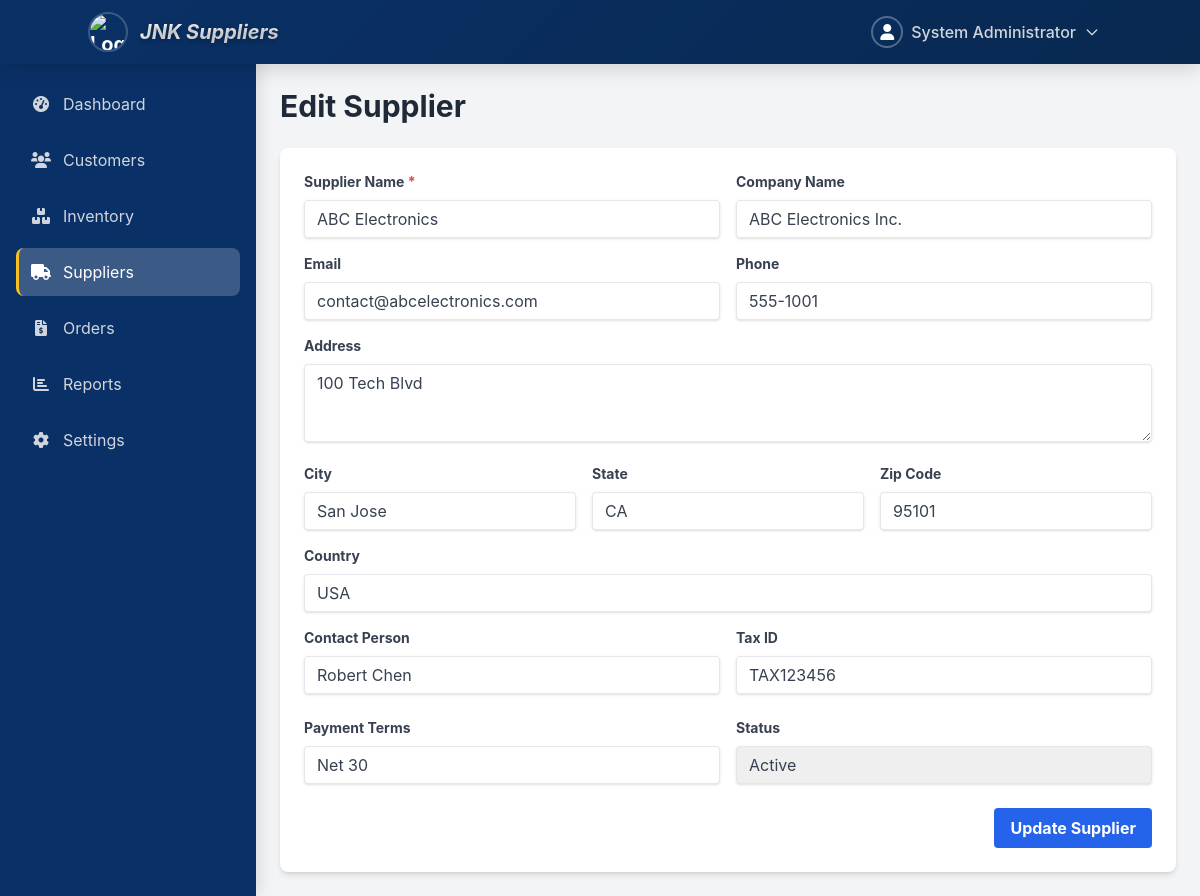
/supplier/edit-supplier.php?id=SUP001 (signed in), run on the app's committed database.
### tables this page shows
CREATE TABLE `suppliers` (
  `id` int(11) NOT NULL,
  `supplier_id` varchar(50) NOT NULL,
  `name` varchar(100) NOT NULL,
  `company` varchar(100) DEFAULT NULL,
  `email` varchar(100) DEFAULT NULL,
  `phone` varchar(20) DEFAULT NULL,
  `address` text DEFAULT NULL,
  `city` varchar(50) DEFAULT NULL,
  `state` varchar(50) DEFAULT NULL,
  `zip_code` varchar(10) DEFAULT NULL,
  `country` varchar(50) DEFAULT 'USA',
  `contact_person` varchar(100) DEFAULT NULL,
  `tax_id` varchar(50) DEFAULT NULL,
  `payment_terms` varchar(100) DEFAULT NULL,
  `status` enum('active','inactive') DEFAULT 'active',
  `total_purchases` decimal(12,2) DEFAULT 0.00,
  `total_paid` decimal(12,2) DEFAULT 0.00,
  `balance` decimal(12,2) DEFAULT 0.00,
  `total_items` int(11) DEFAULT 0,
  `created_at` timestamp NOT NULL DEFAULT current_timestamp(),
  `updated_at` timestamp NOT NULL DEFAULT current_timestamp() ON UPDATE current_timestamp()
);

### supplier/edit-supplier.php (the view, shortened to what this page needs)
<?php
$database = new Database();
$db = $database->getConnection();
$admin_info = ['name' => 'Guest'];
if (isset($_SESSION['admin_id'])) {
    $stmt = $db->prepare("SELECT name FROM admin WHERE id = :id");
    $stmt->bindParam(':id', $_SESSION['admin_id']);
    $stmt->execute();
    $admin_info = $stmt->fetch(PDO::FETCH_ASSOC);
}
$supplier = null;
$message = '';
if (isset($_GET['id'])) {
    $supplier_id = $_GET['id'];
    try {
        $stmt = $db->prepare("SELECT * FROM suppliers WHERE supplier_id = :supplier_id LIMIT 1");
        $stmt->bindParam(':supplier_id', $supplier_id);
        $stmt->execute();
        $supplier = $stmt->fetch(PDO::FETCH_ASSOC);
    } catch (PDOException $e) {
        $message = 'Database error: ' . $e->getMessage();
        $message_type = 'error';
        error_log("Error fetching supplier for edit: " . $e->getMessage());
    }
} else {
    $message = 'No supplier ID provided.';
    $message_type = 'error';
}
?>
<!DOCTYPE html>
<html lang="en">
<head>
    <script src="https://cdn.tailwindcss.com"></script>
    <link rel="stylesheet" href="https://cdnjs.cloudflare.com/ajax/libs/font-awesome/6.0.0-beta3/css/all.min.css">
</head>
<body class="bg-gray-100">
    <?php include __DIR__ . '/../component/navbar.php'; ?>
    <div class="flex">
        <?php include __DIR__ . '/../component/sidebar.php'; ?>
        <main class="flex-1">
            <h1 class="text-3xl font-bold text-gray-800 mb-6">Edit Supplier</h1>
            <?php if ($supplier): ?>
                <div class="bg-white p-6 rounded-lg shadow-md">
                    <form action="edit-supplier.php?id=<?php echo htmlspecialchars($supplier['supplier_id']); ?>" method="POST">
                        <div class="grid grid-cols-1 md:grid-cols-2 gap-4 mb-4">
                            <div>
                                <label for="name" class="block text-gray-700 text-sm font-bold mb-2">Supplier Name <span class="text-red-500">*</span></label>
                                <input type="text" id="name" name="name" required
                                       value="<?php echo htmlspecialchars($supplier['name']); ?>"
                                       class="shadow appearance-none border rounded w-full py-2 px-3 text-gray-700 leading-tight focus:outline-none focus:shadow-outline focus:border-blue-500">
                            </div>
                            <div>
                                <label for="company" class="block text-gray-700 text-sm font-bold mb-2">Company Name</label>
                                <input type="text" id="company" name="company"
                                       value="<?php echo htmlspecialchars($supplier['company'] ?? ''); ?>"
                                       class="shadow appearance-none border rounded w-full py-2 px-3 text-gray-700 leading-tight focus:outline-none focus:shadow-outline focus:border-blue-500">
                            </div>
                        </div>
                        <div class="grid grid-cols-1 md:grid-cols-2 gap-4 mb-4">
                            <div>
                                <label for="email" class="block text-gray-700 text-sm font-bold mb-2">Email</label>
                                <input type="email" id="email" name="email"
                                       value="<?php echo htmlspecialchars($supplier['email'] ?? ''); ?>"
                                       class="shadow appearance-none border rounded w-full py-2 px-3 text-gray-700 leading-tight focus:outline-none focus:shadow-outline focus:border-blue-500">
                            </div>
                            <div>
                                <label for="phone" class="block text-gray-700 text-sm font-bold mb-2">Phone</label>
                                <input type="text" id="phone" name="phone"
                                       value="<?php echo htmlspecialchars($supplier['phone'] ?? ''); ?>"
                                       class="shadow appearance-none border rounded w-full py-2 px-3 text-gray-700 leading-tight focus:outline-none focus:shadow-outline focus:border-blue-500">
                            </div>
                        </div>
                        <div class="mb-4">
                            <label for="address" class="block text-gray-700 text-sm font-bold mb-2">Address</label>
                            <textarea id="address" name="address" rows="3"
                                      class="shadow appearance-none border rounded w-full py-2 px-3 text-gray-700 leading-tight focus:outline-none focus:shadow-outline focus:border-blue-500"><?php echo htmlspecialchars($supplier['address'] ?? ''); ?></textarea>
                        </div>
                        <div class="grid grid-cols-1 md:grid-cols-3 gap-4 mb-4">
                            <div>
                                <label for="city" class="block text-gray-700 text-sm font-bold mb-2">City</label>
                                <input type="text" id="city" name="city"
                                       value="<?php echo htmlspecialchars($supplier['city'] ?? ''); ?>"
                                       class="shadow appearance-none border rounded w-full py-2 px-3 text-gray-700 leading-tight focus:outline-none focus:shadow-outline focus:border-blue-500">
                            </div>
                            <div>
                                <label for="state" class="block text-gray-700 text-sm font-bold mb-2">State</label>
                                <input type="text" id="state" name="state"
                                       value="<?php echo htmlspecialchars($supplier['state'] ?? ''); ?>"
                                       class="shadow appearance-none border rounded w-full py-2 px-3 text-gray-700 leading-tight focus:outline-none focus:shadow-outline focus:border-blue-500">
                            </div>
                            <div>
                                <label for="zip_code" class="block text-gray-700 text-sm font-bold mb-2">Zip Code</label>
                                <input type="text" id="zip_code" name="zip_code"
                                       value="<?php echo htmlspecialchars($supplier['zip_code'] ?? ''); ?>"
                                       class="shadow appearance-none border rounded w-full py-2 px-3 text-gray-700 leading-tight focus:outline-none focus:shadow-outline focus:border-blue-500">
                            </div>
                        </div>
                        <div class="mb-4">
                            <label for="country" class="block text-gray-700 text-sm font-bold mb-2">Country</label>
                            <input type="text" id="country" name="country"
                                   value="<?php echo htmlspecialchars($supplier['country'] ?? ''); ?>"
                                   class="shadow appearance-none border rounded w-full py-2 px-3 text-gray-700 leading-tight focus:outline-none focus:shadow-outline focus:border-blue-500">
                        </div>
                        <div class="grid grid-cols-1 md:grid-cols-2 gap-4 mb-6">
                            <div>
                                <label for="contact_person" class="block text-gray-700 text-sm font-bold mb-2">Contact Person</label>
                                <input type="text" id="contact_person" name="contact_person"
                                       value="<?php echo htmlspecialchars($supplier['contact_person'] ?? ''); ?>"
                                       class="shadow appearance-none border rounded w-full py-2 px-3 text-gray-700 leading-tight focus:outline-none focus:shadow-outline focus:border-blue-500">
                            </div>
                            <div>
                                <label for="tax_id" class="block text-gray-700 text-sm font-bold mb-2">Tax ID</label>
                                <input type="text" id="tax_id" name="tax_id"
                                       value="<?php echo htmlspecialchars($supplier['tax_id'] ?? ''); ?>"
                                       class="shadow appearance-none border rounded w-full py-2 px-3 text-gray-700 leading-tight focus:outline-none focus:shadow-outline focus:border-blue-500">
                            </div>
                        </div>
                        <div class="grid grid-cols-1 md:grid-cols-2 gap-4 mb-6">
                            <div>
                                <label for="payment_terms" class="block text-gray-700 text-sm font-bold mb-2">Payment Terms</label>
                                <input type="text" id="payment_terms" name="payment_terms"
                                       value="<?php echo htmlspecialchars($supplier['payment_terms'] ?? ''); ?>"
                                       class="shadow appearance-none border rounded w-full py-2 px-3 text-gray-700 leading-tight focus:outline-none focus:shadow-outline focus:border-blue-500">
                            </div>
                            <div>
                                <label for="status" class="block text-gray-700 text-sm font-bold mb-2">Status</label>
                                <select id="status" name="status"
                                        class="shadow appearance-none border rounded w-full py-2 px-3 text-gray-700 leading-tight focus:outline-none focus:shadow-outline focus:border-blue-500">
                                    <option value="active" <?php echo ($supplier['status'] === 'active') ? 'selected' : ''; ?>>Active</option>
                                </select>
                            </div>
                        </div>
                        <div class="flex items-center justify-end">
                            <button type="submit"
                                    class="bg-blue-600 hover:bg-blue-700 text-white font-bold py-2 px-4 rounded focus:outline-none focus:shadow-outline">
                                Update Supplier
                            </button>
                        </div>
                    </form>
                </div>
            <?php elseif (!$message): ?>
                <p class="text-gray-600 text-center">Loading supplier data...</p>
            <?php endif; ?>
        </main>
    </div>
</body>
</html>

### component/navbar.php (shortened to what this page needs)
<nav class="header-nav header-shadow bg-primary text-white p-2 fixed w-full top-0 z-50">
    <div class="container mx-auto flex justify-between items-center">
        <a href="/dashboard.php" class="logo-container flex items-center text-xl font-bold">
            <img src="https://nutrinexas.shop/logo.svg" alt="Logo" class="logo-img h-10 w-10 mr-3 rounded-full">
            <span class="company-name italic">JNK Suppliers</span>
        </a>
        <div class="relative">
            <button id="userMenuButton" class="user-menu-button flex items-center text-gray-300 hover:text-white focus:outline-none">
                <div class="user-avatar w-8 h-8 rounded-full flex items-center justify-center mr-2">
                    <i class="fas fa-user text-white"></i>
                </div>
                <span class="font-medium"><?php echo htmlspecialchars($admin_info['name'] ?? 'Guest'); ?></span>
                <svg class="dropdown-arrow w-4 h-4 ml-2" fill="none" stroke="currentColor" viewBox="0 0 24 24">
                    <path stroke-linecap="round" stroke-linejoin="round" stroke-width="2"
                           d="M19 9l-7 7-7-7"></path>
                </svg>
            </button>
        </div>
    </div>
</nav>
<script src="../assets/js/tailwind.config.js"> </script>
<link rel="stylesheet" href="https://cdnjs.cloudflare.com/ajax/libs/font-awesome/6.0.0-beta3/css/all.min.css">

### supplier/edit-supplier.php (style rules this page uses)
body { font-family: 'Inter', sans-serif; }
main { margin-left: 16rem; margin-top: 4rem; padding: 1.5rem; }

### component/navbar.php (style rules this page uses)
.header-nav { background: linear-gradient(135deg, #0A3167 0%, #082850 100%); backdrop-filter: blur(10px); }
.logo-container { transition: transform 0.3s ease; }
.logo-img { border: 2px solid rgba(255, 255, 255, 0.2); }
.company-name { background: linear-gradient(45deg, #ffffff, #e5e7eb); -webkit-background-clip: text; -webkit-text-fill-color: transparent; background-clip: text; text-shadow: 0 2px 4px rgba(0, 0, 0, 0.3); }
.user-menu-button { transition: all 0.3s ease; border-radius: 12px; padding: 8px 12px; position: relative; overflow: hidden; }
.user-menu-button::before { content: ''; position: absolute; top: 0; left: -100%; width: 100%; height: 100%; background: linear-gradient(90deg, transparent, rgba(255,255,255,0.1), transparent); transition: left 0.6s ease; }
.user-avatar { background: linear-gradient(135deg, #0A3167, #082850); border: 2px solid rgba(255, 255, 255, 0.3); transition: all 0.3s ease; }
.dropdown-arrow { transition: transform 0.3s ease; }
.header-shadow { box-shadow: 0 4px 20px rgba(0, 0, 0, 0.15); }

### data on the page
suppliers: name "ABC Electronics", company "ABC Electronics Inc.", email "contact@abcelectronics.com", phone "555-1001", address "100 Tech Blvd", city "San Jose", state "CA", zip_code "95101", country "USA", contact_person "Robert Chen", tax_id "TAX123456", payment_terms "Net 30", status "Active"

### other printed values
$admin_info['name'] "System Administrator"
